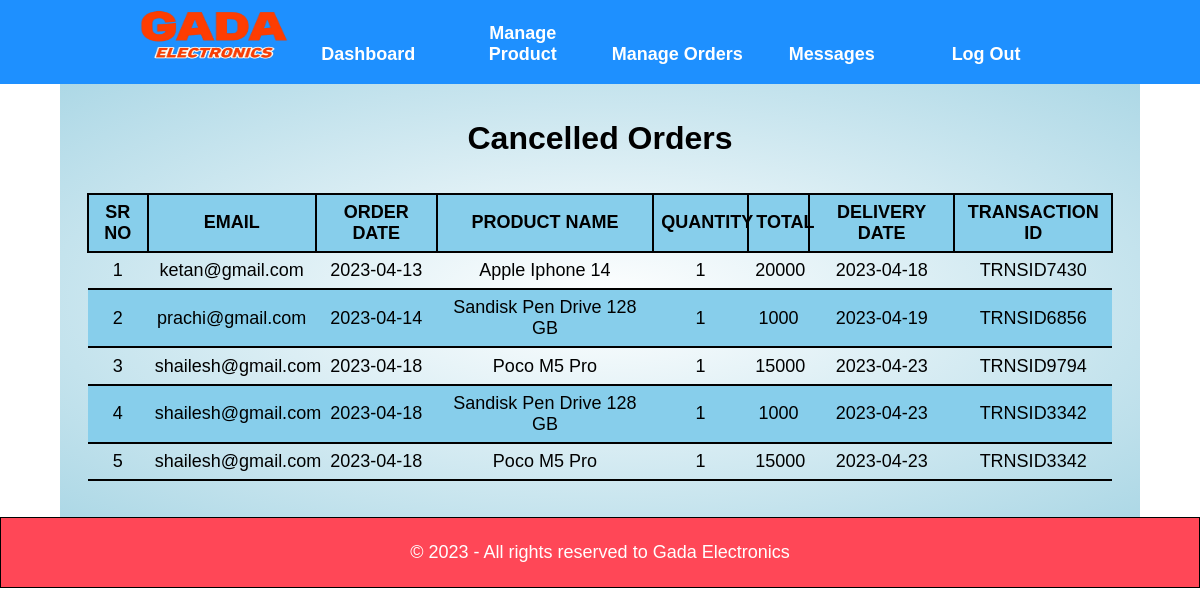
Page /Admin/every-order.php (signed in) on the committed database.
### tables this page shows
CREATE TABLE IF NOT EXISTS `cart` (
  `email` varchar(50) NOT NULL,
  `id` int NOT NULL,
  `quantity` int NOT NULL,
  `price` int NOT NULL,
  `total` int NOT NULL,
  `order_date` date NOT NULL,
  `delivery_date` date NOT NULL,
  `transaction_method` varchar(20) NOT NULL,
  `transaction_id` varchar(20) NOT NULL,
  `status` varchar(15) NOT NULL
);

CREATE TABLE IF NOT EXISTS `product` (
  `id` int NOT NULL AUTO_INCREMENT,
  `product_name` varchar(50) NOT NULL,
  `product_category` varchar(50) NOT NULL,
  `price` int NOT NULL,
  `product_stock` int NOT NULL,
  `image1` varchar(50) NOT NULL,
  `image2` varchar(50) NOT NULL,
  `image3` varchar(50) NOT NULL,
  PRIMARY KEY (`id`)
);

### Admin/every-order.php (the view)
<?php include("partials/menu.php");?>
     <div class="wrapper">
          <br><br>
          <h1 class="text-center">
               <?php
               if($_GET['type']=='delivered')
               {
                    echo "Delivered";
               }
               else
               {
                    echo "Cancelled";
               }
               ?> Orders
          </h1>
          <br><br>
          <table class="display-table text-center">
               <tr>
                    <th>Sr No</th>
                    <th>Email</th>
                    <th>Order Date</th>
                    <th>Product Name</th>
                    <th>Quantity</th>
                    <th>Total</th>
                    <th>Delivery Date</th>
                    <th>Transaction ID</th>
               </tr>
               <?php
                    if($_GET['type']=='delivered')
                    {
                         $sql2 = "SELECT * FROM cart INNER JOIN product ON cart.id=product.id WHERE cart.status='delivered'";
                    }
                    else
                    {
                         $sql2 = "SELECT * FROM cart INNER JOIN product ON cart.id=product.id WHERE cart.status='cancel'";
                    }
                    $res2 = mysqli_query($con, $sql2);
                    $count = mysqli_num_rows($res2);
                    $num = 1;
                    if($count>0)
                    {
                         while($row = mysqli_fetch_assoc($res2))
                         {
               ?>
                              <tr><td><?php echo $num++; ?></td>
                              <td><?php echo $row['email']; ?></td>
                              <td><?php echo $row['order_date']; ?></td>
                              <td><?php echo $row['product_name']; ?></td>
                              <td><?php echo $row['quantity']; ?></td>
                              <td><?php echo $row['total']; ?></td>
                              <td><?php echo $row['delivery_date']; ?></td>
                              <td><?php echo $row['transaction_id']; ?></td>
                         </tr>
               <?php
                         }
                    }
                    else
                    {
               ?>
                         <tr><td colspan="8"><h2>No Orders Found</h2></td></tr>
               <?php
                    }
               ?>
          </table>
          <br><br>
     </div>
<?php include("partials/footer.php");?>

### css/admin-style.css (style rules this page uses)
* { margin: 0; padding: 0; font-family: Arial, Helvetica, sans-serif; }
.text-center { text-align: center; }
.wrapper { width: 90%; margin: 0 auto; padding: 2% auto; background: radial-gradient(white, lightblue); }
.display-table { width: 95%; padding: 2% auto; border-collapse: collapse; margin: 0 auto; }
.display-table tr th { padding: 0.7%; text-transform: uppercase; font-size: large; border: 2px solid black; border-collapse: collapse; }
.display-table tr td { padding: 0.7%; border-bottom: #000 2px solid; font-size: large; }
.display-table tr:nth-child(odd) { background-color: skyblue; }

### rows in the picture
cart: email "ketan@gmail.com", order_date "2023-04-13", product.product_name "Apple Iphone 14", quantity "1", total "20000", delivery_date "2023-04-18", transaction "TRNSID7430"
cart: email "prachi@gmail.com", order_date "2023-04-14", product.product_name "Sandisk Pen Drive 128 GB", quantity "1", total "1000", delivery_date "2023-04-19", transaction "TRNSID6856"
cart: email "shailesh@gmail.com", order_date "2023-04-18", product.product_name "Poco M5 Pro", quantity "1", total "15000", delivery_date "2023-04-23", transaction "TRNSID9794"
cart: email "shailesh@gmail.com", order_date "2023-04-18", product.product_name "Sandisk Pen Drive 128 GB", quantity "1", total "1000", delivery_date "2023-04-23", transaction "TRNSID3342"
cart: email "shailesh@gmail.com", order_date "2023-04-18", product.product_name "Poco M5 Pro", quantity "1", total "15000", delivery_date "2023-04-23", transaction "TRNSID3342"
